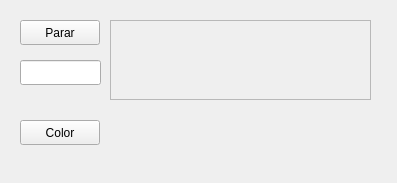
<?xml version="1.0" encoding="UTF-8"?>
<ui version="4.0">
 <class>WControlBola</class>
 <widget class="QWidget" name="WControlBola">
  <property name="geometry">
   <rect>
    <x>0</x>
    <y>0</y>
    <width>397</width>
    <height>183</height>
   </rect>
  </property>
  <property name="windowTitle">
   <string>Form</string>
  </property>
  <widget class="QPushButton" name="bParar">
   <property name="geometry">
    <rect>
     <x>20</x>
     <y>20</y>
     <width>80</width>
     <height>25</height>
    </rect>
   </property>
   <property name="text">
    <string>Parar</string>
   </property>
  </widget>
  <widget class="QLineEdit" name="leNombre">
   <property name="geometry">
    <rect>
     <x>20</x>
     <y>60</y>
     <width>81</width>
     <height>25</height>
    </rect>
   </property>
  </widget>
  <widget class="QPushButton" name="bColor">
   <property name="geometry">
    <rect>
     <x>20</x>
     <y>120</y>
     <width>80</width>
     <height>25</height>
    </rect>
   </property>
   <property name="text">
    <string>Color</string>
   </property>
  </widget>
  <widget class="QFrame" name="fBotonesChoques">
   <property name="geometry">
    <rect>
     <x>110</x>
     <y>20</y>
     <width>261</width>
     <height>80</height>
    </rect>
   </property>
   <property name="frameShape">
    <enum>QFrame::StyledPanel</enum>
   </property>
   <property name="frameShadow">
    <enum>QFrame::Raised</enum>
   </property>
  </widget>
 </widget>
 <resources/>
 <connections/>
</ui>
